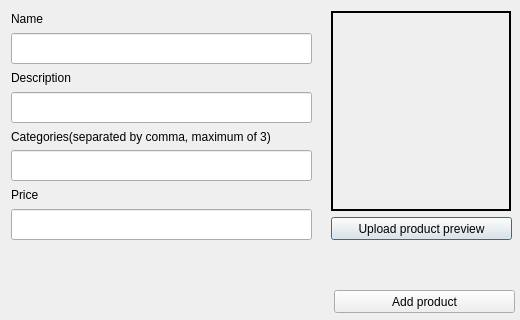
<?xml version="1.0" encoding="UTF-8"?>
<ui version="4.0">
 <class>NewProductItemDialog</class>
 <widget class="QDialog" name="NewProductItemDialog">
  <property name="geometry">
   <rect>
    <x>0</x>
    <y>0</y>
    <width>520</width>
    <height>320</height>
   </rect>
  </property>
  <property name="windowTitle">
   <string>Dialog</string>
  </property>
  <widget class="QLabel" name="label">
   <property name="geometry">
    <rect>
     <x>11</x>
     <y>11</y>
     <width>141</width>
     <height>16</height>
    </rect>
   </property>
   <property name="text">
    <string>Name</string>
   </property>
  </widget>
  <widget class="QLineEdit" name="name_edit">
   <property name="geometry">
    <rect>
     <x>11</x>
     <y>33</y>
     <width>301</width>
     <height>31</height>
    </rect>
   </property>
  </widget>
  <widget class="QLabel" name="label_2">
   <property name="geometry">
    <rect>
     <x>11</x>
     <y>70</y>
     <width>211</width>
     <height>16</height>
    </rect>
   </property>
   <property name="text">
    <string>Description</string>
   </property>
  </widget>
  <widget class="QLineEdit" name="description_edit">
   <property name="geometry">
    <rect>
     <x>11</x>
     <y>92</y>
     <width>301</width>
     <height>31</height>
    </rect>
   </property>
  </widget>
  <widget class="QLabel" name="label_3">
   <property name="geometry">
    <rect>
     <x>11</x>
     <y>129</y>
     <width>411</width>
     <height>16</height>
    </rect>
   </property>
   <property name="text">
    <string>Categories(separated by comma, maximum of 3)</string>
   </property>
  </widget>
  <widget class="QLineEdit" name="categories_edit">
   <property name="geometry">
    <rect>
     <x>11</x>
     <y>150</y>
     <width>301</width>
     <height>31</height>
    </rect>
   </property>
  </widget>
  <widget class="QLabel" name="label_4">
   <property name="geometry">
    <rect>
     <x>11</x>
     <y>187</y>
     <width>261</width>
     <height>16</height>
    </rect>
   </property>
   <property name="text">
    <string>Price</string>
   </property>
  </widget>
  <widget class="QLineEdit" name="price_edit">
   <property name="geometry">
    <rect>
     <x>11</x>
     <y>209</y>
     <width>301</width>
     <height>31</height>
    </rect>
   </property>
  </widget>
  <widget class="QLabel" name="preview">
   <property name="geometry">
    <rect>
     <x>331</x>
     <y>11</y>
     <width>180</width>
     <height>200</height>
    </rect>
   </property>
   <property name="minimumSize">
    <size>
     <width>180</width>
     <height>200</height>
    </size>
   </property>
   <property name="maximumSize">
    <size>
     <width>180</width>
     <height>200</height>
    </size>
   </property>
   <property name="frameShape">
    <enum>QFrame::WinPanel</enum>
   </property>
   <property name="text">
    <string/>
   </property>
   <property name="pixmap">
    <pixmap resource="../images.qrc">:/all_images/images/no_preview.jpg</pixmap>
   </property>
   <property name="scaledContents">
    <bool>true</bool>
   </property>
   <property name="alignment">
    <set>Qt::AlignCenter</set>
   </property>
  </widget>
  <widget class="QPushButton" name="upload_button">
   <property name="geometry">
    <rect>
     <x>331</x>
     <y>217</y>
     <width>181</width>
     <height>23</height>
    </rect>
   </property>
   <property name="text">
    <string>Upload product preview</string>
   </property>
  </widget>
  <widget class="QPushButton" name="ok_button">
   <property name="geometry">
    <rect>
     <x>334</x>
     <y>290</y>
     <width>181</width>
     <height>23</height>
    </rect>
   </property>
   <property name="text">
    <string>Add product</string>
   </property>
  </widget>
 </widget>
 <resources>
  <include location="../images.qrc"/>
 </resources>
 <connections/>
</ui>
